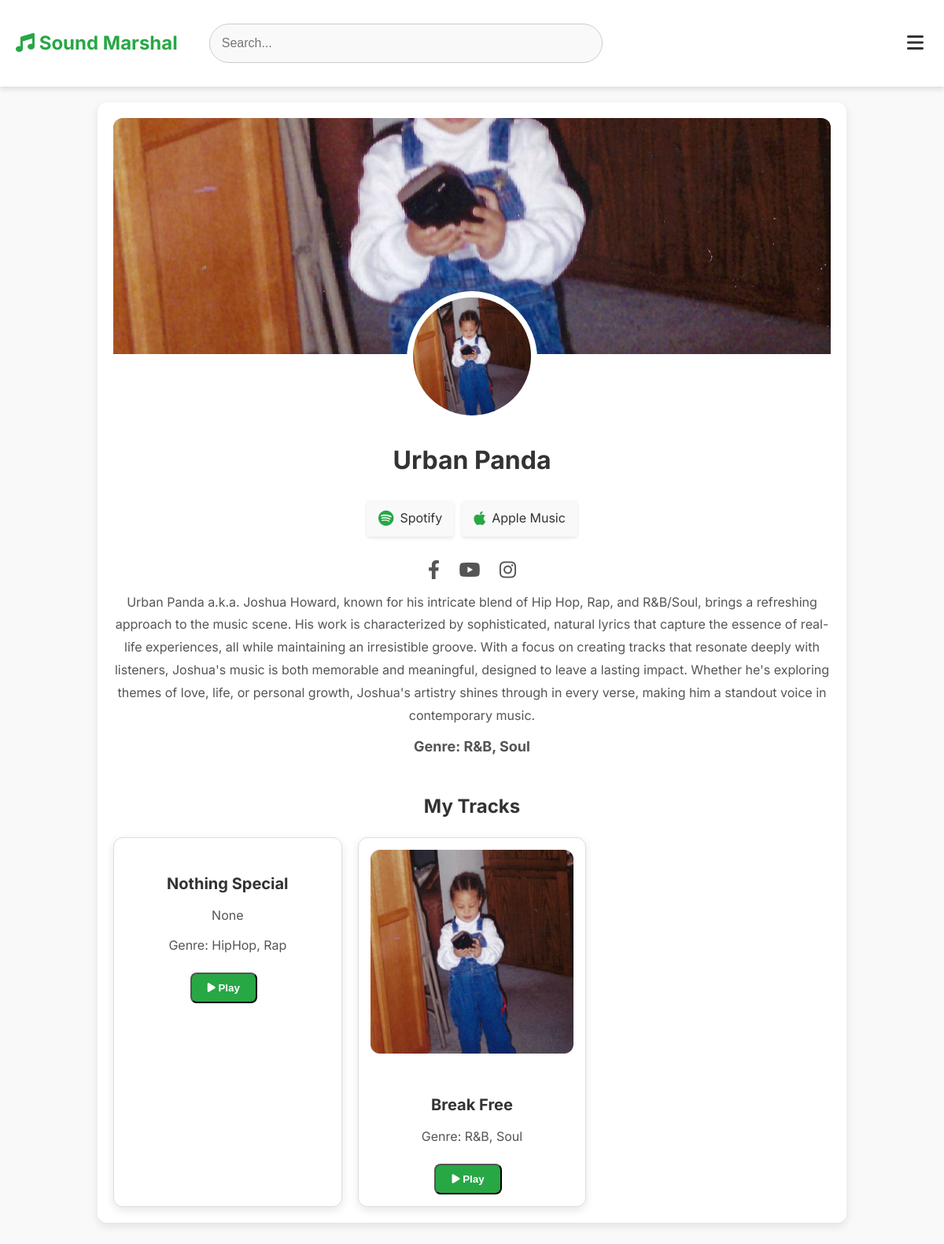
Screenshot of /profile/Urban-panda/ with the database file from the repository.
### core/models.py (models this page shows, shortened)
class Profile(models.Model):
    ROLE_CHOICES = (
        ('artist', 'Artist'),
        ('curator', 'Curator/Label'),
    )
    tokens = models.IntegerField(default=0)
    user = models.OneToOneField(User, on_delete=models.CASCADE)
    role = models.CharField(max_length=50, choices=ROLE_CHOICES, blank=True, null=True)
    name = models.CharField(max_length=255)
    bio = models.TextField(blank=True, null=True)
    genre = models.CharField(max_length=100, default='None')
    slug = models.SlugField(max_length=255, unique=True, blank=True, null=True)
    profile_image = models.ImageField(upload_to='profile_images/', blank=True, null=True)
    cover_image = models.ImageField(upload_to='cover_images/', blank=True, null=True)
    spotify_link = models.URLField(max_length=200, blank=True, null=True)
    apple_music_link = models.URLField(max_length=200, blank=True, null=True)
    amazon_music_link = models.URLField(max_length=200, blank=True, null=True)
    youtube_music_link = models.URLField(max_length=200, blank=True, null=True)
    deezer_link = models.URLField(max_length=200, blank=True, null=True)
    tidal_link = models.URLField(max_length=200, blank=True, null=True)
    soundcloud_link = models.URLField(max_length=200, blank=True, null=True)
    pandora_link = models.URLField(max_length=200, blank=True, null=True)
    audiomack_link = models.URLField(max_length=200, blank=True, null=True)
    napster_link = models.URLField(max_length=200, blank=True, null=True)
    facebook_link = models.URLField(max_length=200, blank=True, null=True)
    youtube_link = models.URLField(max_length=200, blank=True, null=True)
    whatsapp_link = models.URLField(max_length=200, blank=True, null=True)
    instagram_link = models.URLField(max_length=200, blank=True, null=True)
    tiktok_link = models.URLField(max_length=200, blank=True, null=True)
    wechat_link = models.URLField(max_length=200, blank=True, null=True)
    messenger_link = models.URLField(max_length=200, blank=True, null=True)
    telegram_link = models.URLField(max_length=200, blank=True, null=True)
    viber_link = models.URLField(max_length=200, blank=True, null=True)
    snapchat_link = models.URLField(max_length=200, blank=True, null=True)
    role_selected = models.BooleanField(default=False)

class Track(models.Model):
    artist = models.ForeignKey(User, on_delete=models.CASCADE)
    title = models.CharField(max_length=255)
    genre = models.CharField(max_length=100)
    description = models.TextField(blank=True, null=True)  # New field for track description
    cover_image = models.ImageField(upload_to='track_covers/', blank=True, null=True)  # New field for cover image
    file = models.FileField(upload_to='tracks/')
    upload_date = models.DateTimeField(auto_now_add=True)

### core/views.py (the view)
# urls.py: path('profile/<slug:slug>/', views.profile_detail, name='profile_detail'),
def profile_detail(request, slug):
    profile = get_object_or_404(Profile, slug=slug)
    return render(request, 'core/profile_detail.html', {'profile': profile})

### context_processors.py (called while the page is built)
def media_url(request):
    return {'MEDIA_URL': settings.MEDIA_URL}

### core/templates/core/profile_detail.html (shortened to what this page needs)
{% extends 'base.html' %}
{% load static %}
{% block content %}
<div class="profile-container">
    {% if profile.cover_image %}
        <div class="cover-image" style="background-image: url('{{ profile.cover_image.url }}');"></div>
    {% else %}
        <div class="cover-image default-cover">Your Cover Image Here</div>
    {% endif %}
    <div class="profile-details">
        <div class="profile-image-container">
            {% if profile.profile_image %}
                <img src="{{ profile.profile_image.url }}" alt="{{ profile.name }}" class="profile-image">
            {% else %}
                <div class="default-profile-icon"><i class="fas fa-user"></i></div>
            {% endif %}
        </div>
        <h2 class="profile-name">{{ profile.name }}</h2>
        <div class="streaming-links">
            {% if profile.spotify_link %}
                <a href="{{ profile.spotify_link }}" target="_blank" class="streaming-link">
                    <i class="fab fa-spotify"></i> Spotify
                </a>
            {% endif %}
            {% if profile.apple_music_link %}
                <a href="{{ profile.apple_music_link }}" target="_blank" class="streaming-link">
                    <i class="fab fa-apple"></i> Apple Music
                </a>
            {% endif %}
        </div>
        <div class="social-media-links">
            {% if profile.facebook_link %}
                <a href="{{ profile.facebook_link }}" target="_blank" class="social-icon fab fa-facebook-f"></a>
            {% endif %}
            {% if profile.youtube_link %}
                <a href="{{ profile.youtube_link }}" target="_blank" class="social-icon fab fa-youtube"></a>
            {% endif %}
            {% if profile.instagram_link %}
                <a href="{{ profile.instagram_link }}" target="_blank" class="social-icon fab fa-instagram"></a>
            {% endif %}
        </div>
        <p class="profile-bio">{{ profile.bio }}</p>
        <p class="profile-genre">Genre: {{ profile.genre }}</p>
    </div>
    {% if profile.user.track_set.exists %}
    <div class="tracks-section">
        <h3 class="tracks-title">My Tracks</h3>
        <div class="tracks-grid">
            {% for track in profile.user.track_set.all %}
            <div class="track-item">
                {% if track.cover_image %}
                <img src="{{ track.cover_image.url }}" alt="{{ track.title }} cover image" class="track-cover">
                {% endif %}
                <h4>{{ track.title }}</h4>
                <p>{{ track.description }}</p>
                <p>Genre: {{ track.genre }}</p>
                <button
                    class="btn-play play-button"
                    data-track-src="{{ track.file.url }}"
                    data-track-artist="{{ profile.name }}"
                    data-track-title="{{ track.title }}"
                    {% if track.cover_image %} data-cover="{{ track.cover_image.url }}" {% endif %}>
                    <i class="fas fa-play"></i> Play
                </button>
            </div>
            {% endfor %}
        </div>
    </div>
    {% endif %}
    </div>
{% endblock %}

### templates/base.html (shortened to what this page needs)
<!DOCTYPE html>
<html lang="en">
<head>
    {% load static %}
    <link rel="stylesheet" href="{% static 'css/styles.css' %}">
    <link rel="stylesheet" href="https://cdnjs.cloudflare.com/ajax/libs/font-awesome/6.0.0-beta3/css/all.min.css" />
</head>
<body class="{% if request.COOKIES.theme == 'dark' %}dark-theme{% endif %}">
    <header>
        <nav class="navbar">
            <div class="navbar-logo">
                <a href="{% url 'home' %}">
                    <i class="fas fa-music"></i> Sound Marshal
                </a>
            </div>
            <form class="navbar-search" action="{% url 'search' %}" method="get">
                <input type="text" name="q" placeholder="Search..." class="search-input">
            </form>
            <button class="navbar-toggle" id="navbar-toggle">
                <i class="fas fa-bars"></i>
            </button>
        </nav>
    </header>
    <main class="container">
        {% block content %}
        {% endblock %}
    </main>
</body>
</html>
</html>

### core/static/css/styles.css (style rules this page uses)
body { font-family: 'Inter', 'Roboto', 'Helvetica Neue', 'Arial', sans-serif; color: #333; background-color: #f9f9f9; margin: 0; padding: 0; line-height: 1.6; font-weight: 400; }
h1, h2, h3, h4, h5, h6 { color: #333; font-weight: 700; }
a { color: #28a745; text-decoration: none; transition: color 0.3s ease, text-shadow 0.3s ease; }
p { margin: 0 0 15px; line-height: 1.8; color: #555; }
.container { width: 80%; max-width: 1200px; margin: 0 auto; padding: 20px; padding-bottom: 100px; }
form { background-color: #fff; padding: 20px; margin-bottom: 20px; }
form input[type="text"], form input[type="email"], form input[type="password"], form select, form textarea { width: 100%; padding: 15px; border: 1px solid #ccc; font-size: 16px; box-sizing: border-box; transition: border-color 0.3s ease; }
.profile-container { background-color: #fff; padding: 20px; box-shadow: 0 2px 4px rgba(0, 0, 0, 0.1); margin-bottom: 20px; }
.profile-container p { margin-bottom: 8px; color: #555; }
.tracks-grid, .submissions-grid { display: grid; grid-template-columns: repeat(auto-fill, minmax(250px, 1fr)); gap: 20px; }
.track-item, .submission-item { background-color: #fff; border: 1px solid #ddd; padding: 20px; box-shadow: 0 2px 5px rgba(0, 0, 0, 0.1); }
.btn-upload, .btn-submit, .btn-create-campaign, .btn-play, .btn-watch { display: inline-block; background-color: #28a745; color: #fff; padding: 10px 20px; text-decoration: none; font-weight: bold; transition: background-color 0.3s ease; }
.btn-play { margin-right: 10px; }

### core/templates/core/profile_detail.html (style rules this page uses)
.profile-container { max-width: 95%; margin: 0 auto; padding: 20px; background-color: #fff; border-radius: 12px; box-shadow: 0 4px 12px rgba(0, 0, 0, 0.1); }
.cover-image { width: 100%; height: 300px; background-size: cover; background-position: center; border-radius: 12px 12px 0 0; }
.profile-details { text-align: center; margin-top: -80px; }
.profile-image-container { display: inline-block; padding: 8px; background-color: #fff; border-radius: 50%; }
.profile-image { width: 150px; height: 150px; border-radius: 50%; object-fit: cover; }
.profile-name { font-size: 32px; font-weight: bold; margin-top: 15px; color: #333; }
.profile-bio { font-size: 16px; margin-top: 10px; color: #555; }
.profile-genre { font-size: 18px; font-weight: bold; margin-top: 10px; color: #28a745; }
.social-media-links { margin-top: 30px; text-align: center; }
.social-icon { font-size: 24px; color: #555; margin: 0 10px; transition: color 0.3s ease, transform 0.3s ease; }
.streaming-links { display: flex; flex-wrap: wrap; gap: 10px; margin-top: 20px; justify-content: center; }
.streaming-link { display: flex; align-items: center; background-color: #f9f9f9; padding: 10px 15px; border-radius: 5px; text-decoration: none; color: #333; transition: background-color 0.3s ease, transform 0.3s ease; box-shadow: 0 2px 4px rgba(0, 0, 0, 0.1); justify-content: center; }
.streaming-link i { margin-right: 8px; font-size: 20px; color: #28a745; }
.tracks-section { margin-top: 40px; }
.tracks-title { font-size: 24px; font-weight: bold; color: #333; margin-bottom: 20px; text-align: center; }
.tracks-grid { display: grid; grid-template-columns: repeat(auto-fill, minmax(250px, 1fr)); gap: 20px; }
.track-item { background-color: #fff; border: 1px solid #ddd; padding: 15px; border-radius: 12px; box-shadow: 0 4px 12px rgba(0, 0, 0, 0.1); text-align: center; }
.track-cover { width: 100%; height: auto; border-radius: 12px; margin-bottom: 15px; }
.track-item h4 { font-size: 20px; font-weight: bold; color: #333; margin-bottom: 10px; }
.track-item p { font-size: 16px; color: #555; margin-bottom: 10px; }
.btn-play { display: inline-block; background-color: #28a745; color: #fff; padding: 10px 20px; border-radius: 8px; text-decoration: none; font-weight: bold; transition: background-color 0.3s ease, transform 0.3s ease; margin-top: 10px; }

### rows the page displays
Profile: cover_image (picture), profile_image (picture), name "Urban Panda", bio "Urban Panda a.k.a. Joshua Howard, known for his intricate blend of Hip Hop, Rap, and R&B/Soul, brings a refreshing approach to the music scene. His work is characterized by sophisticated, natural lyrics that capture the essence of real-life experiences, all while maintaining an irresistible groove. With a focus on creating tracks that resonate deeply with listeners, Joshua's music is both memorable and meaningful, designed to leave a lasting impact. Whether he's exploring themes of love, life, or personal growth, Joshua's artistry shines through in every verse, making him a standout voice in contemporary music.", genre "R&B, Soul"
Track: title "Nothing Special", description "None", genre "HipHop, Rap"
Track: cover_image (picture), title "Break Free", genre "R&B, Soul"
